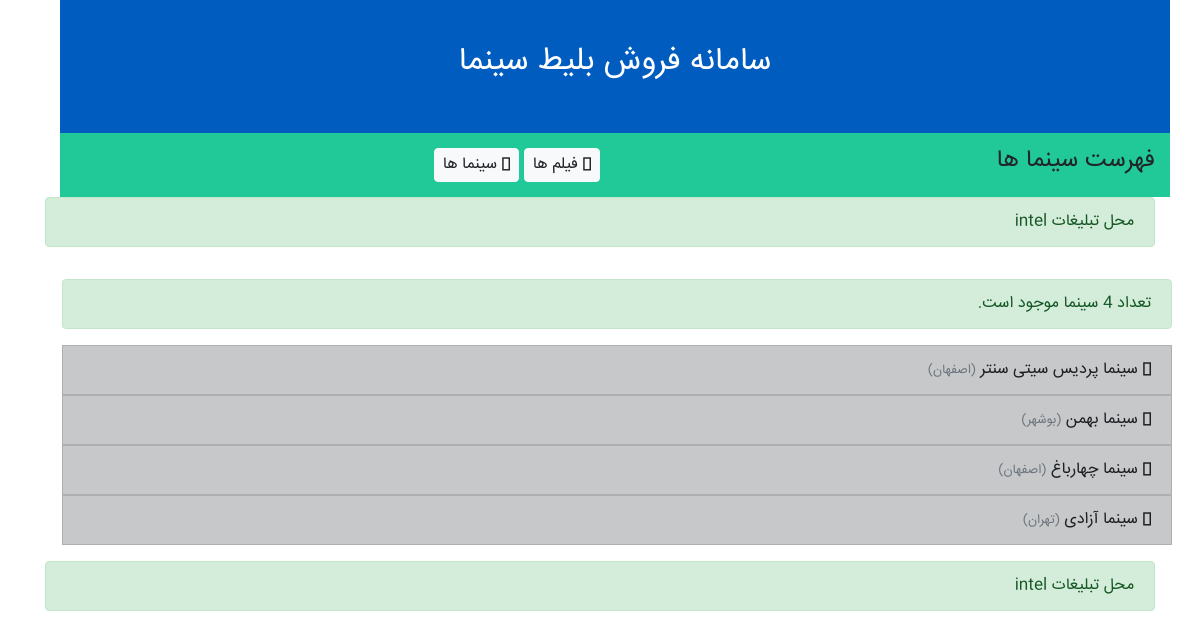
Screenshot of /ticketing/cinema/list with the database file from the repository.
### ticketing/models.py (models this page shows)
class Cinema(models.Model):
    class Meta:
        verbose_name = "سینما"
        verbose_name_plural = "سینماها"
    cinema_code = models.IntegerField("کد سینما", primary_key=True)
    name = models.CharField("نام سینما", max_length=50)
    city = models.CharField("شهر سینما", max_length=40, default='اصفهان')
    phone = models.IntegerField("شماره تلفن سینما", null=True)
    capacity = models.IntegerField("ظرفیت سینما", default=100)
    address = models.TextField("آدرس سینما", null=True)
    poster = models.ImageField('پوستر', upload_to='imageposter/', null=True, blank=True)
    def __str__(self):
        return self.name

### ticketing/views.py (the view)
# urls.py: path('cinema/list', views.cinema_list, name='cinema_list'),
def cinema_list(request):
    cinemas = Cinema.objects.all()
    count = len(cinemas)
    context = dict(cinema_list=cinemas, cinema_count=count)
    return render(request, "ticketing/cinemalist.html", context)

### ticketing/templates/ticketing/cinemalist.html (shortened to what this page needs)
{% extends "ticketing/base_page.html" %}
{% block toolbar_title %}
فهرست سینما ها
{% endblock %}
        {% block main_content %}
        <div class="row">
            <div class="col py-3">
                {% if cinema_list %}
                    <p class=" alert-fix alert alert-success ">تعداد {{ cinema_count }} سینما موجود است.</p>
                    <ul class="list-group" id="list-show">
                        {% for cinema in cinema_list %}
                            <a href="{% url "ticketing_app:cinema_details" cinema_id=cinema.pk %}">
                                <li class="list-group-item list-group-item-action list-group-item-dark" >
                                     <i class="fa fa-building" aria-hidden="true"></i>
                                    {{ cinema }}
                                    <small class="text-muted">({{ cinema.city }})</small>
                                </li>
                            </a>
                        {% endfor %}
                    </ul>
                {% else%}
                     <p class="alert alert-danger">سینمایی وجود ندارد</p>
                {% endif %}
            </div>
        </div>
        {% endblock %}

### ticketing/static/ticketing/css/all.css (style rules this page uses)
.fa, .fas, .far, .fal, .fad, .fab { -moz-osx-font-smoothing: grayscale; -webkit-font-smoothing: antialiased; display: inline-block; font-style: normal; font-variant: normal; text-rendering: auto; line-height: 1; }
.fa-building:before { content: "\f1ad"; }
.fa, .fas { font-family: 'Font Awesome 5 Free'; font-weight: 900; }

### ticketing/static/ticketing/css/main.css (style rules this page uses)
#list-show { width: 100%; margin-right: -17px; }
.alert-fix { width: 100%; margin-right: -17px; }

### rows the page displays
Cinema: name "سینما پردیس سیتی سنتر", city "اصفهان"
Cinema: name "سینما بهمن", city "بوشهر"
Cinema: name "سینما چهارباغ", city "اصفهان"
Cinema: name "سینما آزادی", city "تهران"

### other values shown
{{ company }} "intel intel"
